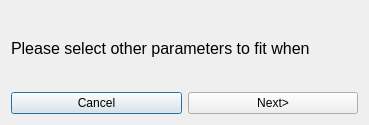
<?xml version="1.0" encoding="UTF-8"?>
<ui version="4.0">
 <class>Dialog</class>
 <widget class="QDialog" name="Dialog">
  <property name="geometry">
   <rect>
    <x>0</x>
    <y>0</y>
    <width>369</width>
    <height>125</height>
   </rect>
  </property>
  <property name="windowTitle">
   <string>Dialog</string>
  </property>
  <layout class="QGridLayout" name="gridLayout">
   <item row="0" column="0">
    <widget class="QLabel" name="label">
     <property name="sizePolicy">
      <sizepolicy hsizetype="Expanding" vsizetype="Preferred">
       <horstretch>0</horstretch>
       <verstretch>0</verstretch>
      </sizepolicy>
     </property>
     <property name="maximumSize">
      <size>
       <width>361</width>
       <height>16777215</height>
      </size>
     </property>
     <property name="font">
      <font>
       <pointsize>12</pointsize>
      </font>
     </property>
     <property name="text">
      <string>Please select other parameters to fit when</string>
     </property>
    </widget>
   </item>
   <item row="1" column="0">
    <layout class="QHBoxLayout" name="horizontalLayout_3">
     <item>
      <widget class="QPushButton" name="cancelPB">
       <property name="text">
        <string>Cancel</string>
       </property>
      </widget>
     </item>
     <item>
      <widget class="QPushButton" name="nextPB">
       <property name="text">
        <string>Next&gt;</string>
       </property>
      </widget>
     </item>
    </layout>
   </item>
  </layout>
 </widget>
 <resources/>
 <connections/>
</ui>
